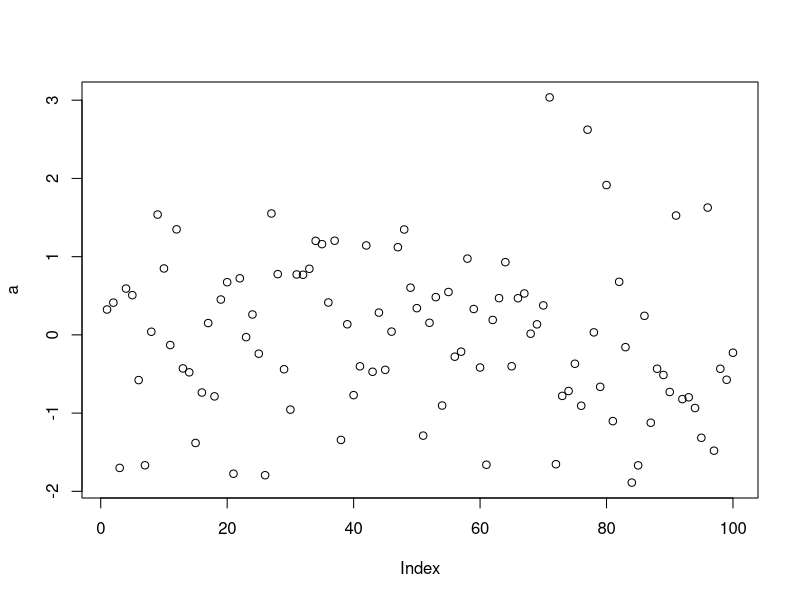
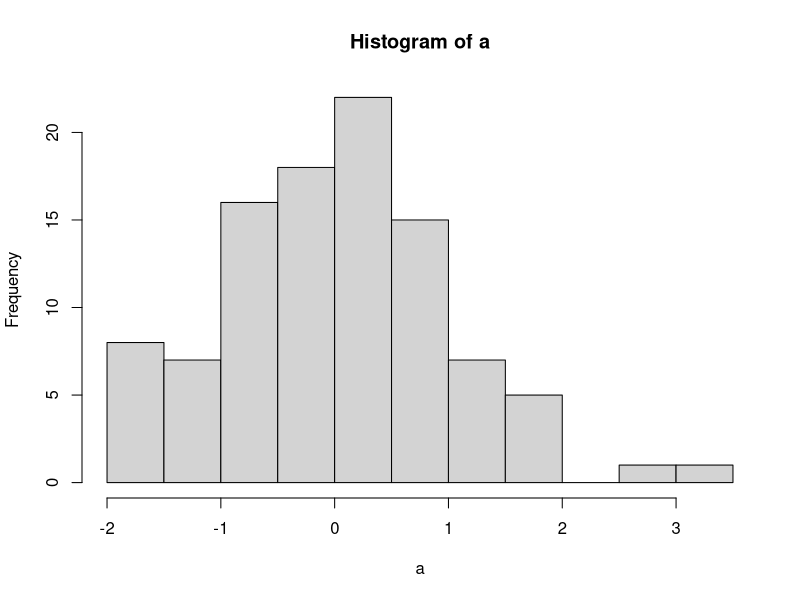

Here is the R script that generated these plots, in order:
## ---- chunk 1
a<-rnorm(100)
b<-plot(a)

## ---- chunk 2
#| echo: false
c<-hist(a)
